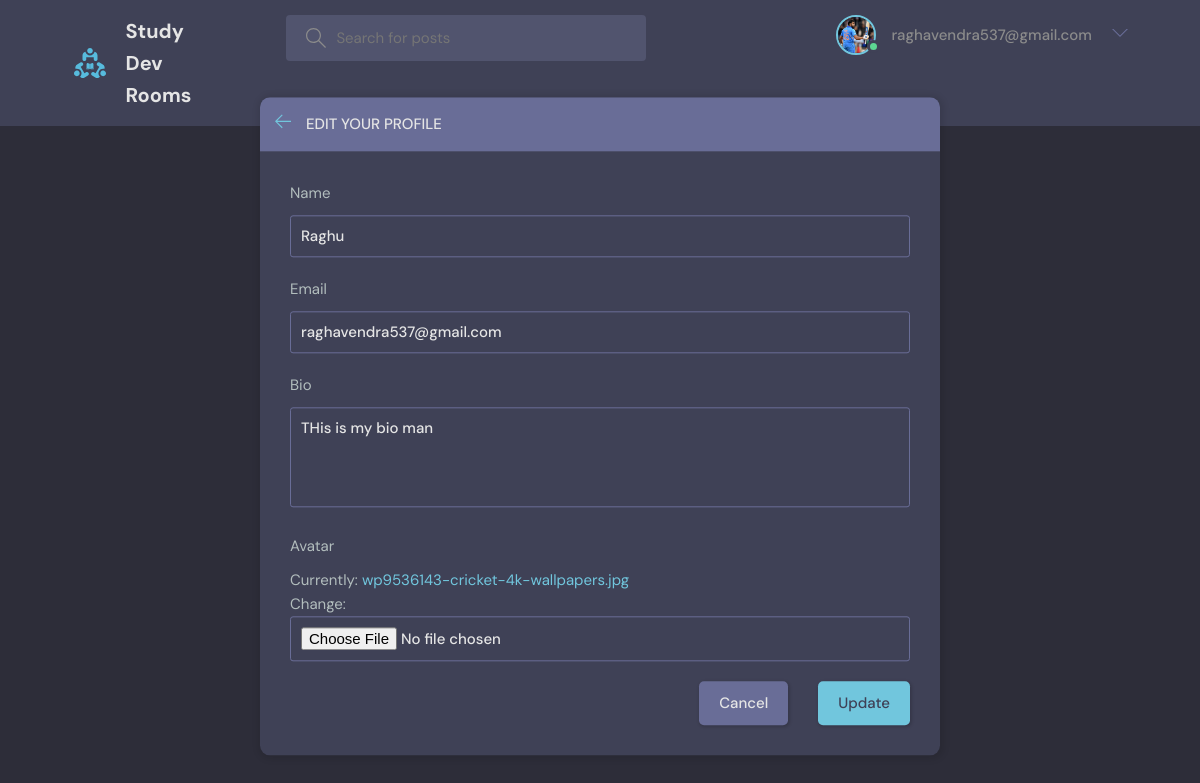
The page /update-user/ (signed in) on the database its author committed.
### base/models.py (models this page shows, shortened)
class User(AbstractUser):
    username = None  # disable username field
    name = models.CharField(max_length=200, null=True)
    email = models.EmailField(unique=True, null=True)
    bio = models.TextField(null=True)
    avatar = models.ImageField(null=True, default="avatar.svg")
    USERNAME_FIELD = 'email'
    REQUIRED_FIELDS = []
    objects = UserManager()

### base/views.py (the view, shortened to what this page needs)
# urls.py: path('update-user/', views.updateUser, name="update-user"),
@login_required(login_url='login')
def updateUser(request):
    user = request.user
    form = UserForm(instance=user)
    return render(request, 'base/update-user.html', {'form': form})

### base/forms.py
class UserForm(ModelForm):
    class Meta:
        model = User
        fields = ['name', 'email', 'bio', 'avatar']

### base/templates/base/update-user.html (shortened to what this page needs)
{% extends 'main.html' %}
{% block content %}
<main class="update-account layout">
  <div class="container">
    <div class="layout__box">
      <div class="layout__boxHeader">
        <div class="layout__boxTitle">
          <a href="{% url 'home' %}">
            <svg version="1.1" xmlns="http://www.w3.org/2000/svg" width="32" height="32" viewBox="0 0 32 32">
              <title>arrow-left</title>
              <path
                d="M13.723 2.286l-13.723 13.714 13.719 13.714 1.616-1.611-10.96-10.96h27.625v-2.286h-27.625l10.965-10.965-1.616-1.607z">
              </path>
            </svg>
          </a>
          <h3>Edit your profile</h3>
        </div>
      </div>
      <div class="layout__body">
        <form class="form" method="POST" enctype="multipart/form-data">
          {% for field in form %}
            <div class="form__group">
              <label for="{{ field.id_for_label }}">{{ field.label }}</label>
              {{ field }}
            </div>
          {% endfor %}
          <div class="form__action">
            <a class="btn btn--dark" href="{% url 'user-profile' request.user.id %}">Cancel</a>
            <button class="btn btn--main" type="submit">Update</button>
          </div>
        </form>
      </div>
    </div>
  </div>
</main>
{% endblock content %}

### templates/navbar.html (shortened to what this page needs)
{% load static %}
<header class="header header--loggedIn">
    <div class="container">
        <a href="{% url 'home' %}" class="header__logo">
            <img src="{% static 'images/logo.svg' %}" />
            <h1>Study Dev Rooms</h1>
        </a>
        <form class="header__search" method="GET" action="{% url 'home' %}">
            <label>
                <input name="q" placeholder="Search for posts" />
            </label>
        </form>
        <nav class="header__menu">
            {% if request.user.is_authenticated %}
            <div class="header__user">
                <a href="{% url 'update-user' %}">
                    <div class="avatar avatar--medium active">
                        <img src="{{request.user.avatar.url}}" />
                    </div>
                    <p>{{request.user}}</p>
                </a>
                <button class="dropdown-button">
                    <svg version="1.1" xmlns="http://www.w3.org/2000/svg" width="32" height="32" viewBox="0 0 32 32">
                        <title>chevron-down</title>
                        <path d="M16 21l-13-13h-3l16 16 16-16h-3l-13 13z"></path>
                    </svg>
                </button>
            </div>
            {% else %}
            <a href="{% url 'login' %}">
                <img src="{% static 'images/avatar.svg' %}" />
                <p>Login</p>
            </a>
            {% endif %}
        </nav>
    </div>
</header>

### rows shown on the page
User: user.avatar (picture), user "raghavendra537@gmail.com", form "Raghu" "raghavendra537@gmail.com" "THis is my bio man"

### other values the page prints
{{ field.label }} "Name" "Email" "Bio" "Avatar"
